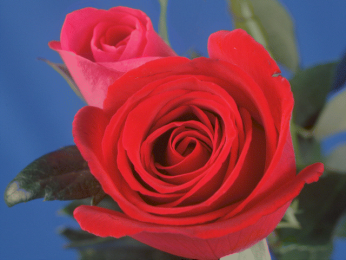
#> input picture DIP/code/Ch08/Rose.bmp, 346 x 260 px
$ python HSV_histogram_equalization.py
#> lines starting #> are read from the running program, lines starting #| are printed output that depends on the picture
#> in main, img1 is the input picture: shape (260, 346, 3); mean B, G, R 80.2, 63.3, 128.8
import numpy as np
import cv2

def HSV_histogram_equalization( f ):
	hsv = cv2.cvtColor( f, cv2.COLOR_BGR2HSV )
#> hsv: shape (260, 346, 3); mean H, S, V 98.9, 157.2, 154.7
	hsv[:,:,2] = cv2.equalizeHist( hsv[:,:,2] )
#> hsv: shape (260, 346, 3); mean H, S, V 98.9, 157.2, 128.8
	g = cv2.cvtColor( hsv, cv2.COLOR_HSV2BGR )
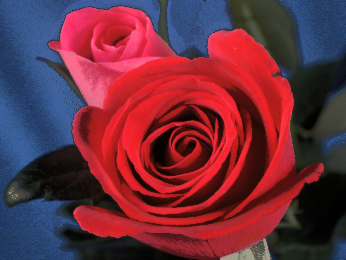
#> g: shape (260, 346, 3); mean B, G, R 61.6, 46.1, 108.7
	return g

def YCbCr_histogram_equalization( f ):
    ycrcb = cv2.cvtColor( f, cv2.COLOR_BGR2YCrCb )
#> ycrcb: shape (260, 346, 3); mean of channels 0, 1, 2 84.8, 159.4, 125.4
    ycrcb[:,:,0] = cv2.equalizeHist( ycrcb[:,:,0] )
#> ycrcb: shape (260, 346, 3); mean of channels 0, 1, 2 130.1, 159.4, 125.4
    g = cv2.cvtColor( ycrcb, cv2.COLOR_YCrCb2BGR )
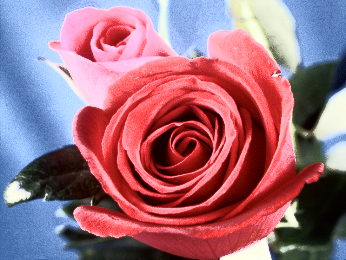
#> g: shape (260, 346, 3); mean B, G, R 125.4, 108.8, 159.5
    return g

def RGB_histogram_equalization( f ):
    g = f.copy()
    for i in range(3):
        g[:,:,i] = cv2.equalizeHist( f[:,:,i] )
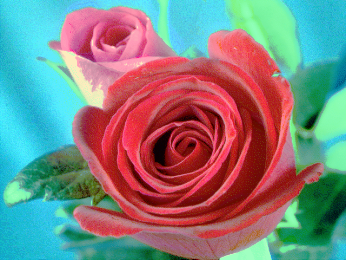
#> g: shape (260, 346, 3); mean B, G, R 128.8, 130.2, 128.8
    return g

def main( ):
    img1 = cv2.imread( "Rose.bmp", -1 )
    img2_hsv = HSV_histogram_equalization( img1 )
    img2_ycbcr = YCbCr_histogram_equalization( img1 )
    img2_rgb = RGB_histogram_equalization( img1 )
    cv2.imshow( "Original Image", img1 )
    cv2.imshow( "Histogram Equalization(HSV)", img2_hsv )
    cv2.imshow( "Histogram Equalization(YCbCr)", img2_ycbcr )
    cv2.imshow( "Histogram Equalization(RGB)", img2_rgb )
    cv2.waitKey( 0 )
    cv2.destroyAllWindows()

main( )
